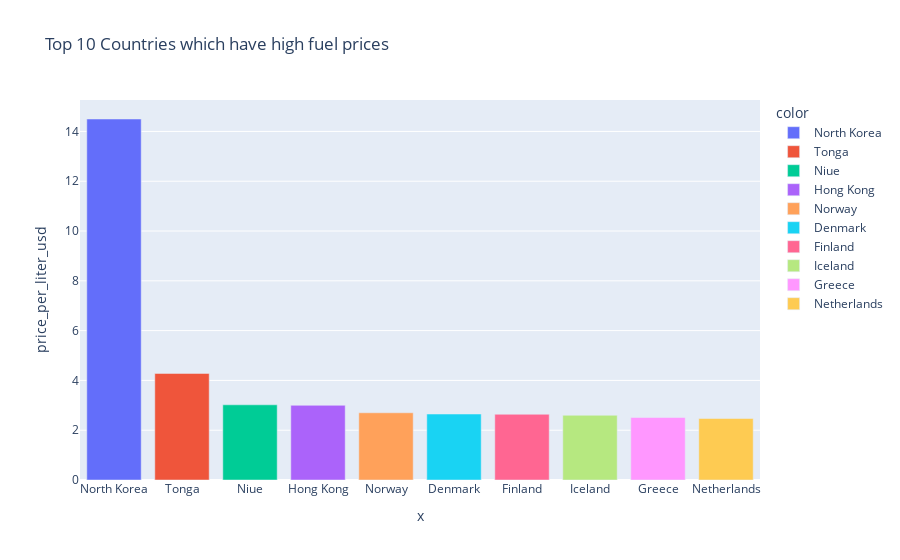

Notebook cell for this chart:
### Markdown cell above
### Top 10 countries which have high fuel prices

### Code cell
sorted_df = df_cleaned.sort_values("price_per_liter_usd", ascending=False)
fig = px.bar(sorted_df[:10], x=sorted_df[:10].index, y="price_per_liter_usd", color=sorted_df[:10].index,
            title="Top 10 Countries which have high fuel prices")
fig.show()

### Figure 1 — Plotly figure (JSON) as saved in the notebook; plotly's stock layout.template omitted (floating-point values rounded to 4 significant figures)
{"data": [{"alignmentgroup": "True", "hovertemplate": "color=North Korea<br>x=%{x}<br>price_per_liter_usd=%{y}<extra></extra>", "legendgroup": "North Korea", "marker": {"color": "#636efa", "pattern": {"shape": ""}}, "name": "North Korea", "offsetgroup": "North Korea", "orientation": "v", "showlegend": true, "textposition": "auto", "type": "bar", "x": ["North Korea"], "xaxis": "x", "y": [14.5], "yaxis": "y"}, {"alignmentgroup": "True", "hovertemplate": "color=Tonga<br>x=%{x}<br>price_per_liter_usd=%{y}<extra></extra>", "legendgroup": "Tonga", "marker": {"color": "#EF553B", "pattern": {"shape": ""}}, "name": "Tonga", "offsetgroup": "Tonga", "orientation": "v", "showlegend": true, "textposition": "auto", "type": "bar", "x": ["Tonga"], "xaxis": "x", "y": [4.28], "yaxis": "y"}, {"alignmentgroup": "True", "hovertemplate": "color=Niue<br>x=%{x}<br>price_per_liter_usd=%{y}<extra></extra>", "legendgroup": "Niue", "marker": {"color": "#00cc96", "pattern": {"shape": ""}}, "name": "Niue", "offsetgroup": "Niue", "orientation": "v", "showlegend": true, "textposition": "auto", "type": "bar", "x": ["Niue"], "xaxis": "x", "y": [3.02], "yaxis": "y"}, {"alignmentgroup": "True", "hovertemplate": "color=Hong Kong<br>x=%{x}<br>price_per_liter_usd=%{y}<extra></extra>", "legendgroup": "Hong Kong", "marker": {"color": "#ab63fa", "pattern": {"shape": ""}}, "name": "Hong Kong", "offsetgroup": "Hong Kong", "orientation": "v", "showlegend": true, "textposition": "auto", "type": "bar", "x": ["Hong Kong"], "xaxis": "x", "y": [3], "yaxis": "y"}, {"alignmentgroup": "True", "hovertemplate": "color=Norway<br>x=%{x}<br>price_per_liter_usd=%{y}<extra></extra>", "legendgroup": "Norway", "marker": {"color": "#FFA15A", "pattern": {"shape": ""}}, "name": "Norway", "offsetgroup": "Norway", "orientation": "v", "showlegend": true, "textposition": "auto", "type": "bar", "x": ["Norway"], "xaxis": "x", "y": [2.7], "yaxis": "y"}, {"alignmentgroup": "True", "hovertemplate": "color=Denmark<br>x=%{x}<br>price_per_liter_usd=%{y}<extra></extra>", "legendgroup": "Denmark", "marker": {"color": "#19d3f3", "pattern": {"shape": ""}}, "name": "Denmark", "offsetgroup": "Denmark", "orientation": "v", "showlegend": true, "textposition": "auto", "type": "bar", "x": ["Denmark"], "xaxis": "x", "y": [2.65], "yaxis": "y"}, {"alignmentgroup": "True", "hovertemplate": "color=Finland<br>x=%{x}<br>price_per_liter_usd=%{y}<extra></extra>", "legendgroup": "Finland", "marker": {"color": "#FF6692", "pattern": {"shape": ""}}, "name": "Finland", "offsetgroup": "Finland", "orientation": "v", "showlegend": true, "textposition": "auto", "type": "bar", "x": ["Finland"], "xaxis": "x", "y": [2.64], "yaxis": "y"}, {"alignmentgroup": "True", "hovertemplate": "color=Iceland<br>x=%{x}<br>price_per_liter_usd=%{y}<extra></extra>", "legendgroup": "Iceland", "marker": {"color": "#B6E880", "pattern": {"shape": ""}}, "name": "Iceland", "offsetgroup": "Iceland", "orientation": "v", "showlegend": true, "textposition": "auto", "type": "bar", "x": ["Iceland"], "xaxis": "x", "y": [2.6], "yaxis": "y"}, {"alignmentgroup": "True", "hovertemplate": "color=Greece<br>x=%{x}<br>price_per_liter_usd=%{y}<extra></extra>", "legendgroup": "Greece", "marker": {"color": "#FF97FF", "pattern": {"shape": ""}}, "name": "Greece", "offsetgroup": "Greece", "orientation": "v", "showlegend": true, "textposition": "auto", "type": "bar", "x": ["Greece"], "xaxis": "x", "y": [2.51], "yaxis": "y"}, {"alignmentgroup": "True", "hovertemplate": "color=Netherlands<br>x=%{x}<br>price_per_liter_usd=%{y}<extra></extra>", "legendgroup": "Netherlands", "marker": {"color": "#FECB52", "pattern": {"shape": ""}}, "name": "Netherlands", "offsetgroup": "Netherlands", "orientation": "v", "showlegend": true, "textposition": "auto", "type": "bar", "x": ["Netherlands"], "xaxis": "x", "y": [2.47], "yaxis": "y"}], "layout": {"barmode": "relative", "legend": {"title": {"text": "color"}, "tracegroupgap": 0}, "title": {"text": "Top 10 Countries which have high fuel prices"}, "xaxis": {"anchor": "y", "domain": [0, 1], "title": {"text": "x"}}, "yaxis": {"anchor": "x", "domain": [0, 1], "title": {"text": "price_per_liter_usd"}}}}
